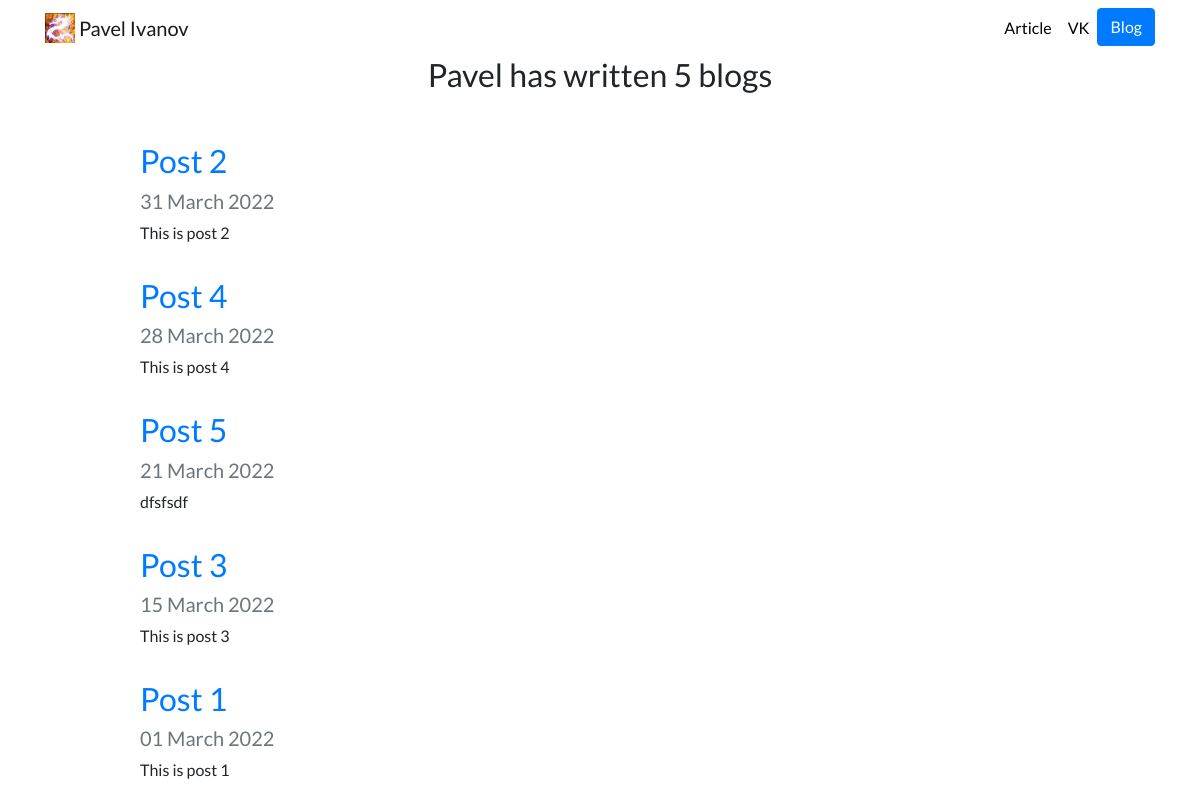
The page /blog/ on the database as committed earlier.
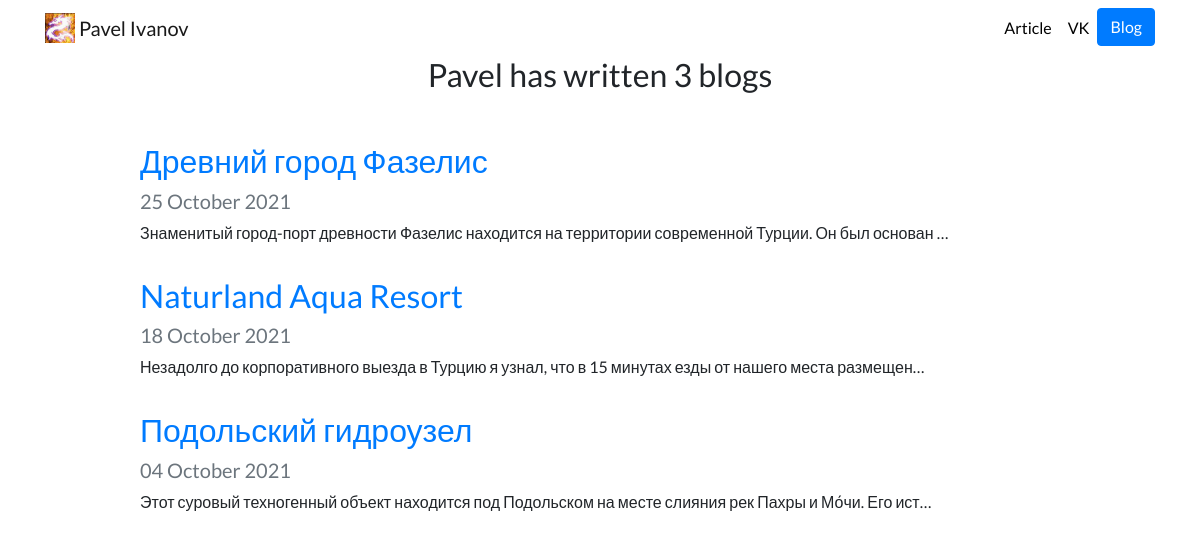
The same page on the database as committed later.
### blog/models.py (models this page shows, shortened)
class Blog(models.Model):
    title = models.CharField(max_length=200)
    description = models.TextField()
    date = models.DateField()

### blog/views.py (the view)
# urls.py: path('', views.all_blogs, name='all_blogs'),
def all_blogs(request):
    blogs = Blog.objects.order_by('-date')
    return render(request, 'blog/all_blogs.html', {'blogs': blogs})

### blog/templates/blog/all_blogs.html
{% extends 'portfolio/base.html' %}
{% block content %}
<h2 class="text-center mb-5">Pavel has written {{blogs.count}} blog{{blogs.count|pluralize}}</h2>
{% for blog in blogs %}
<div class="row justify-content-center my-3">
    <div class="col-md-10">
        <a href="{% url 'blog:detail' blog.id %}"><h2>{{ blog.title }}</h2></a>
        <h5 class="text-muted">{{ blog.date|date:'d F Y' }}</h5>
        <p>{{ blog.description|safe|truncatechars:100 }}</p>
    </div>
</div>
{% endfor %}
{% endblock %}

### portfolio/templates/portfolio/base.html (shortened to what this page needs)
{% load static %}
<!doctype html>
<html lang="en">
<head>
    <link rel="stylesheet" href="https://stackpath.bootstrapcdn.com/bootstrap/4.4.1/css/bootstrap.min.css"
>
    <link rel="stylesheet" href="{% static 'portfolio/custom.css' %}">
</head>
<body>
<nav id="topNav" class="navbar navbar-expand-md navbar-light">
    <div class="container">
        <a class="navbar-brand" href="{% url 'home' %}">
            <img src="{% static 'portfolio/Logo.png' %}" width="30" height="30" class="d-inline-block align-top"
            alt="Pavel's Logo">
            <span>Pavel Ivanov</span>
        </a>
        <div class="collapse navbar-collapse text-center" id="navbarNav">
            <ul class="navbar-nav ml-auto">
                <li class="nav-item">
                    <a class="nav-link" href="{%static 'portfolio/Article_geophisics.pdf'%}">Article</a>
                </li>
                <li class="nav-item">
                    <a class="nav-link" href="https://vk.com/splintersp" target="_blank">VK</a>
                </li>
                <li>
                    <a role="button" href="{% url 'blog:all_blogs' %}" class="btn btn-primary">Blog</a>
                </li>
            </ul>
        </div>
    </div>
</nav>
<div class="container">
    {% block content %}{% endblock %}
</div>
</body>
</html>

### portfolio/static/portfolio/custom.css (style rules this page uses)
.navbar-nav .nav-link { color: rgba(0,0,0,1) !important; }
body { font-family: 'Lato', sans-serif; }

Rows that differ between the two databases and show on the page:
removed Blog: title "Post 2", date "31 March 2022", description "This is post 2"
removed Blog: title "Post 4", date "28 March 2022", description "This is post 4"
removed Blog: title "Post 5", date "21 March 2022", description "dfsfsdf"
removed Blog: title "Post 3", date "15 March 2022", description "This is post 3"
removed Blog: title "Post 1", date "01 March 2022", description "This is post 1"
added Blog: title "Древний город Фазелис", date "25 October 2021", description "Знаменитый город-порт древности Фазелис находится на территории современной Турции. Он был основан …"
added Blog: title "Naturland Aqua Resort", date "18 October 2021", description "Незадолго до корпоративного выезда в Турцию я узнал, что в 15 минутах езды от нашего места размещен…"
added Blog: title "Подольский гидроузел", date "04 October 2021", description "Этот суровый техногенный объект находится под Подольском на месте слияния рек Пахры и Мо́чи. Его ист…"
Other text that changed with them:
{{ blogs.count }}: "5" → "3"
